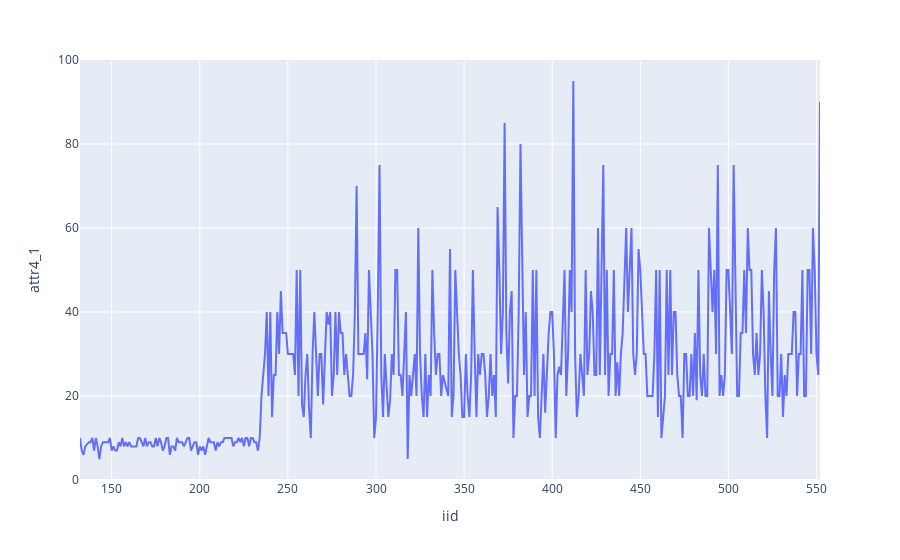

Notebook code cell kept with this figure:
### Code cell
data_attractiveness = data_attractiveness.drop_duplicates(subset="iid")
print(data_attractiveness.shape)
#check viz
fig = px.line(data_attractiveness, x="iid", y="attr4_1")
fig.show()

### Figure 1 — Plotly figure (JSON) as saved in the notebook; plotly's stock layout.template omitted (floating-point values rounded to 4 significant figures; data arrays with more than 128 entries replaced by an {"elided": "..."} marker saying what was removed)
{"data": [{"hovertemplate": "iid=%{x}<br>attr4_1=%{y}<extra></extra>", "legendgroup": "", "line": {"color": "#636efa", "dash": "solid"}, "marker": {"symbol": "circle"}, "mode": "lines", "name": "", "orientation": "v", "showlegend": false, "type": "scatter", "x": {"elided": "417 int values"}, "xaxis": "x", "y": {"elided": "417 int values"}, "yaxis": "y"}], "layout": {"legend": {"tracegroupgap": 0}, "margin": {"t": 60}, "xaxis": {"anchor": "y", "domain": [0, 1], "title": {"text": "iid"}}, "yaxis": {"anchor": "x", "domain": [0, 1], "title": {"text": "attr4_1"}}}}
